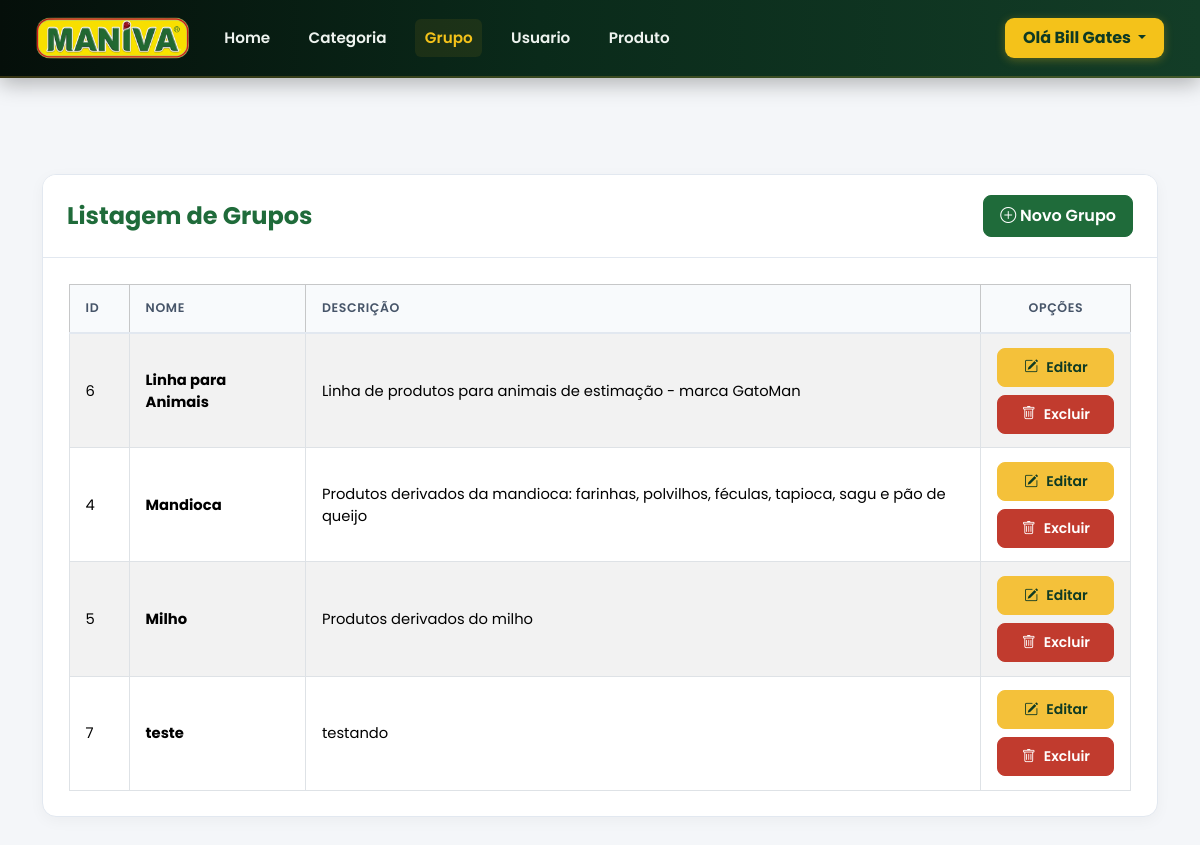
Page /admin/listar/grupo (signed in) on the committed database.
### tables this page shows
CREATE TABLE `grupo` (
  `id` int(11) NOT NULL,
  `nome` varchar(100) NOT NULL,
  `descricao` text DEFAULT NULL
);

### admin/listar/grupo.php (the view, shortened to what this page needs)
<div class="container pt-5 pb-5">
    <div class="card">
        <div class="card-header">
            <div class="float-start">
                <h2>Listagem de Grupos</h2>
            </div>
            <div class="float-end">
                <a href="cadastrar/grupo" class="btn btn-success">
                    <i class="bi bi-plus-circle"></i> Novo Grupo
                </a>
            </div>
        </div>
        <div class="card-body">
            <table class="table table-bordered table-striped table-hover align-middle">
                <thead class="table-light">
                    <tr>
                        <th width="60px">ID</th>
                        <th>Nome</th>
                        <th>Descrição</th>
                        <th width="150px" class="text-center">Opções</th>
                    </tr>
                </thead>
                <tbody>
                    <?php
                    $sqlListar = "SELECT id, nome, descricao FROM grupo ORDER BY nome";
                    $consultaListar = $pdo->prepare($sqlListar);
                    $consultaListar->execute();
                    $dadosListar = $consultaListar->fetchAll(PDO::FETCH_OBJ);
                    foreach ($dadosListar as $dados) {
                    ?>
                        <tr>
                            <td><?= $dados->id ?></td>
                            <td><strong><?= htmlspecialchars($dados->nome) ?></strong></td>
                            <td><?= strip_tags($dados->descricao) ?></td>
                            <td class="text-center">
                                <a href="cadastrar/grupo/<?= $dados->id ?>" class="btn btn-warning btn-sm d-flex justify-content-center align-items-center gap-2 mb-2" title="Editar">
                                    <i class="bi bi-pencil-square"></i> Editar
                                </a>
                                <a href="javascript:excluir(<?= $dados->id ?>)" class="btn btn-danger btn-sm d-flex justify-content-center align-items-center gap-2" title="Excluir">
                                    <i class="bi bi-trash"></i> Excluir
                                </a>
                            </td>
                        </tr>
                    <?php
                    }
                    ?>
                </tbody>
            </table>
        </div>
    </div>
</div>

### admin/css/style.css (style rules this page uses)
:root { --cream: #FBF7EE; --green-deep: #1F6B3A; --green-mid: #2C8149; --green-light: #72C957; --yellow: #F4C13A; --berry: #C13B2E; --charcoal: #2B2118; --line: #E7DFCE; --fundo-admin: #f4f6f9; --borda-suave: #e2e8f0; }
* { box-sizing: border-box; }
html, body { margin: 0; min-height: 100vh; font-family: 'Poppins', sans-serif; background-color: var(--fundo-admin); color: #1e293b; scrollbar-width: thin; overflow-y: auto; overflow-x: hidden; }
.card { border: 1px solid var(--borda-suave); border-radius: 14px; background: #ffffff; box-shadow: 0 4px 15px rgba(0, 0, 0, 0.04); overflow: hidden; margin-bottom: 2rem; }
.card-header { background: #ffffff; border-bottom: 1px solid var(--borda-suave); padding: 1.25rem 1.5rem; display: flex; align-items: center; justify-content: space-between; }
.card-header h2 { font-size: 1.5rem; font-weight: 700; color: var(--green-deep); margin: 0; }
.card-body { padding: 1.6rem; }
.table { margin-bottom: 0; font-size: 0.92rem; }
.table thead th { background-color: #f8fafc; color: #475569; font-weight: 600; text-transform: uppercase; font-size: 0.78rem; letter-spacing: 0.05em; padding: 0.9rem 1rem; border-bottom: 2px solid var(--borda-suave); }
.table tbody td { padding: 0.85rem 1rem; vertical-align: middle; }
.btn { font-weight: 600; border-radius: 8px; padding: 0.5rem 1rem; transition: all 0.2s ease; }
.btn-success { background: var(--green-deep) !important; border-color: var(--green-deep) !important; }
.btn-warning { background: var(--yellow) !important; border-color: var(--yellow) !important; color: #0e3a24 !important; }
.btn-danger { background: var(--berry) !important; border-color: var(--berry) !important; }

### rows in the picture
grupo: id "6", nome "Linha para Animais", descricao "Linha de produtos para animais de estimação - marca GatoMan"
grupo: id "4", nome "Mandioca", descricao "Produtos derivados da mandioca: farinhas, polvilhos, féculas, tapioca, sagu e pão de queijo"
grupo: id "5", nome "Milho", descricao "Produtos derivados do milho"
grupo: id "7", nome "teste", descricao "testando"

### other values in the picture
$_SESSION["maniva"]["nome"] "Bill Gates"
